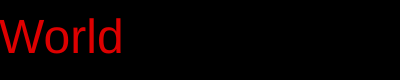
Frame 1 (no input)
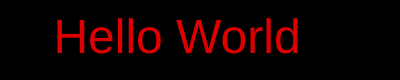
Frame 60 (no input)
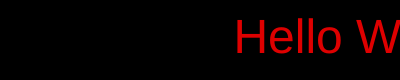
Frame 120 (the mouse pressed at the canvas centre since frame 60)

The p5.js sketch that drew these frames (run headless with seeded random() and noise() and a simulated clock; from frame 60 on, the mouse is pressed at the canvas centre):

// p5.js sketch
// ── sketch.js
var x;
function setup() {
  createCanvas(400, 80);
  textAlign(CENTER,CENTER);
  textSize(48);
  x = 0;
}

function draw() {
  background(0);
  fill(222,0,0);
  //noFill();
  stroke(255)
  strokeWeight(1)
  noStroke();
  text("Hello World",x,height/2)
  x += 3;
  
  if( x > width + 148)
    x = - 149
}
